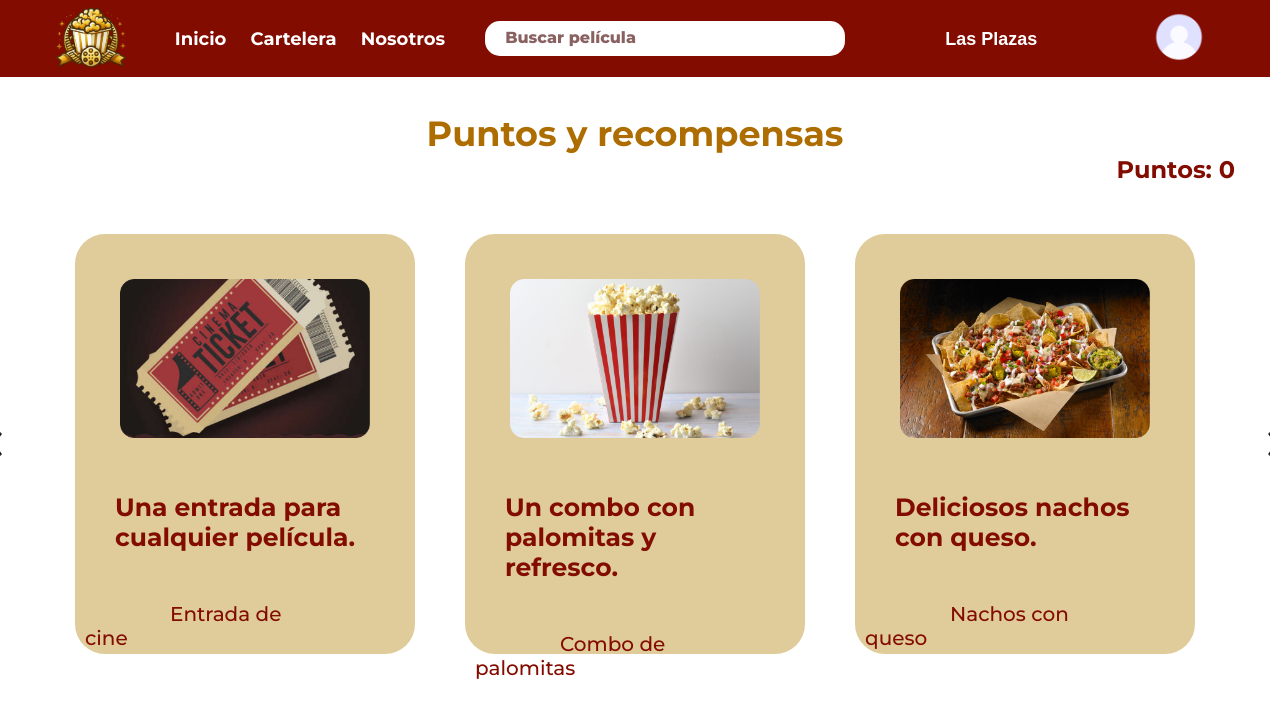
Page /php_html/recompensas.php (signed in) on the earlier database version.
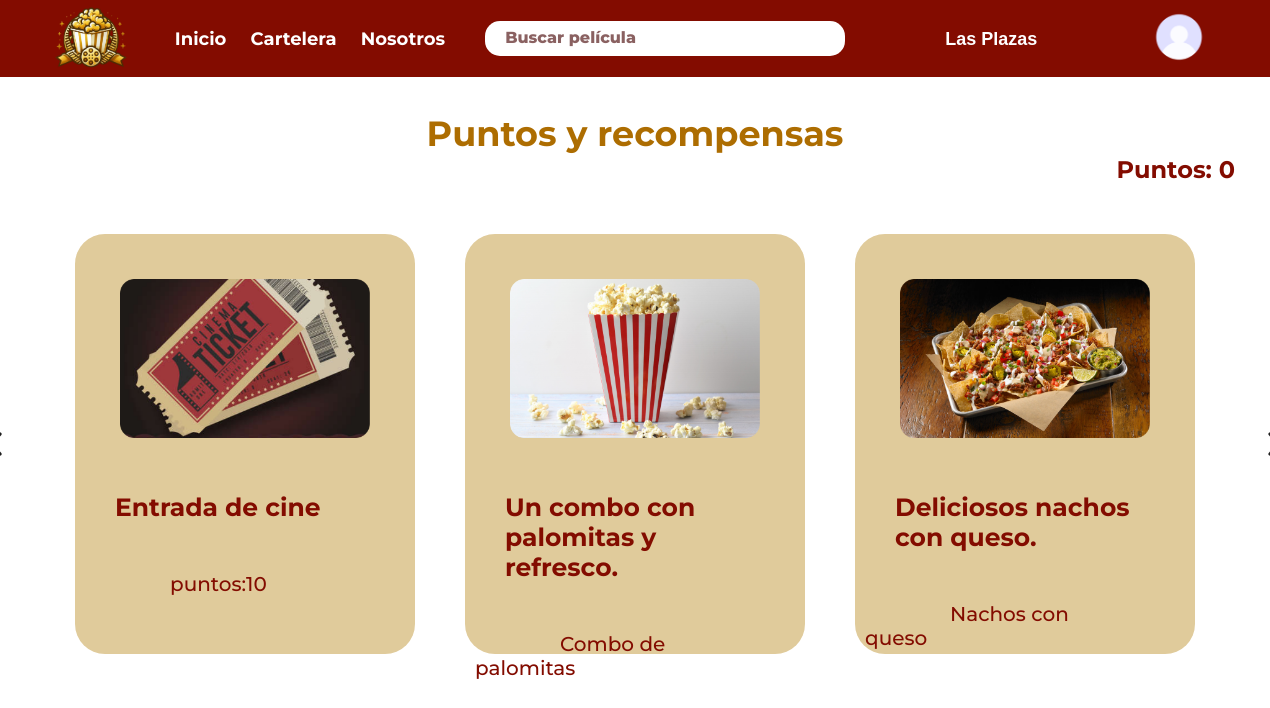
Same page on the later database version.
### tables this page shows
CREATE TABLE `usuarios` (
  `id_usuario` int(11) NOT NULL,
  `usuario` varchar(50) NOT NULL,
  `contraseña` varchar(50) NOT NULL,
  `nombre` varchar(50) DEFAULT NULL,
  `apellidos` varchar(50) DEFAULT NULL,
  `imagen` varchar(255) DEFAULT NULL,
  `puntos` int(255) DEFAULT 0,
  `correo` varchar(255) DEFAULT NULL
);

CREATE TABLE `recompensas` (
  `id_recompensas` int(11) NOT NULL,
  `nombre` varchar(100) NOT NULL,
  `costo` int(11) NOT NULL,
  `descripcion` text DEFAULT NULL,
  `imagen` varchar(255) DEFAULT NULL
);

### php_funcion/cargar_puntos.php (called while the page is built, shortened)
<?php
require_once('../php_funcion/database.php');
if (isset($_SESSION['user_id'])) {
    $user_id = $_SESSION['user_id'];
    $sql = "SELECT puntos FROM usuarios WHERE id_usuario = ?";
    $stmt = $conn->prepare($sql);
    $stmt->bind_param("i", $user_id);
    $stmt->execute();
    $result = $stmt->get_result();
    if ($result->num_rows === 1) {
        $row = $result->fetch_assoc();
        $puntos = $row['puntos'];
    }
}
?>

### php_funcion/cargar_recompensas.php (the view, shortened to what this page needs)
<?php
require_once('database.php');
$sql = "SELECT nombre, imagen, costo, descripcion FROM recompensas";
$result = $conn->query($sql);
$recompensas_mostradas = [];
while ($row = $result->fetch_assoc()) {
    if (!in_array($row['nombre'], $recompensas_mostradas)) {
        echo '<div class="elemento">';
        echo '<img class="recompensa" src="' . htmlspecialchars($row['imagen']) . '" alt="' . htmlspecialchars($row['nombre']) . '">';
        echo '<p>' . htmlspecialchars($row['descripcion']) . '</p>';
        echo '<a>' . htmlspecialchars($row['nombre']) . '</a>';
        echo '</div>';
        $recompensas_mostradas[] = $row['nombre'];
    }
}
?>

### php_html/recompensas.php (shortened to what this page needs)
<!DOCTYPE html>
<html lang="en">
<head>
    <link href="https://cdnjs.cloudflare.com/ajax/libs/font-awesome/6.6.0/css/all.min.css" rel="stylesheet">
    <link rel="stylesheet" href="../CSS/style.css">
    <link rel="stylesheet" href="../CSS/style_recompensas.css">
</head>
<body>
    <?php
        include('header.php');
        include('../php_funcion/cargar_puntos.php');
    ?>
    <div class="container-rewards">
        <main>
            <section>
                <h1>Puntos y recompensas</h1>
                <h2>Puntos: <?= htmlspecialchars($puntos) ?></h2>
                <div class="carrusel">
                    <div class="flechas">
                        <img src="../image/recompensas/Chevron left.png" alt="flecha izquierda">
                    </div>
                    <div class="tarjetas-container">
                        <?php include('../php_funcion/cargar_recompensas.php'); ?>
                    </div>
                    <div class="flechas">
                        <img src="../image/recompensas/Chevron right.png" alt="flecha derecha">
                    </div>
                </div>
            </section>
        </main>
    </div>
</body>
</html>

### php_html/header.php (shortened to what this page needs)
<?php
$cine_seleccionado = $_GET['selection_places'] ?? $_POST['selection_places'] ?? 'plazas';
?>
<header class="header">
    <div class="nav-container">
        <div class="logo">
            <img src="/proyectoCine/image/logo_cineplus.png" alt="logo cineplus">
        </div>
        <nav class="nav-left">
            <ul>
                <li><a href="/proyectoCine/php_html/landingSesionAbierta.php">Inicio</a></li>
                <li><a href="/proyectoCine/php_html/carteleraForjadores.php?selection_places=<?php echo urlencode($cine_seleccionado); ?>">Cartelera</a></li>
                <li><a href="/proyectoCine/php_html/nosotros.php">Nosotros</a></li>
            </ul>
        </nav>
        <div class="search-container">
            <input type="search" id="site-search" class="search" placeholder="Buscar película" />
        </div>
        <div class="select_places">
            <form method="GET" action="/proyectoCine/php_html/carteleraForjadores.php" id="cineForm">
                <select class="places" name="selection_places" id="places" onchange="document.getElementById('cineForm').submit();">
                    <option value="plazas" <?php echo ($cine_seleccionado == 'plazas') ? 'selected' : ''; ?>>Las Plazas</option>
                </select>
            </form>
        </div>
        <div class="profile">
            <div class="profile-icon">
                <img src="/proyectoCine/image/profile.png" alt="Profile Image">
            </div>
        </div>
    </div>
</header>

### CSS/style.css (style rules this page uses)
* { margin: 0; box-sizing: border-box; }
body { background-color: #ffffff; font-family: "Montserrat", sans-serif; background-color: #ffffff; font-family: "Montserrat", sans-serif; min-height: 100vh; overflow-y: auto; }
.header { background-color: #830c00; padding: 5px 0; width: 100%; }
.search::placeholder { color: rgba(88, 30, 30, 0.7); font-family: "Montserrat", sans-serif; font-size: 16px; font-weight: 800; }
.nav-container { display: flex; align-items: center; white-space: nowrap; justify-content: center; width: 100%; }
.logo img { width: 79px; height: auto; margin-right: -35px; }
.nav-left { display: flex; margin-left: 20px; padding: 10px; }
.nav-left li { list-style-type: none; display: inline-block; padding: 10px; }
.nav-left li a { text-decoration: none; color: rgb(255, 255, 255); font-weight: 700; font-size: 18px; }
.search-container { position: relative; display: flex; }
.search { border-radius: 15px; padding: 10px 20px; width: 360px; margin-left: 20px; border: none; }
.places { padding: 10px 30px 10px 10px; margin-left: 90px; background-color: #830c00; color: #ffffff; border: none; font-size: 18px; font-weight: 700; outline: none; border-radius: 0px; appearance: none; width: auto; }
.places::after { content: "▼"; font-size: 12px; color: #ffffff; padding-left: 10px; }
input::placeholder { color: #830c00; font-family: "Montserrat", sans-serif; font-size: 16px; font-weight: 800; }
.profile { position: relative; display: inline-block; margin-left: 40px; margin-right: 10px; }
.profile-icon img { width: 60px; height: 60px; cursor: pointer; margin-left: 40px; }

### CSS/style_recompensas.css (style rules this page uses)
.container-rewards { display: flex; flex-direction: column; align-items: center; gap: 20px; }
h1 { display: flex; font-size: 35px; justify-content: center; margin-top: 35px; color: #AD6D01; }
h2 { display: flex; flex-direction: column; text-align: right; gap: 20px; color: #830C00; }
.carrusel { display: flex; align-items: center; justify-content: center; margin-top: 50px; gap: 40px; overflow: visible; position: relative; width: 100%; max-width: 1200px; }
.tarjetas-container { display: flex; justify-content: center; gap: 50px; flex-wrap: nowrap; }
.elemento { flex: none; background-color: #E0CB9B; width: 340px; height: 420px; border-radius: 30px; padding: 10px; box-sizing: border-box; margin: 0; }
.carrusel .flechas { margin: 20px; display: flex; }
.flechas img { justify-content: center; width: 40px; height: auto; }
.recompensa { margin: 35px; width: 250px; height: auto; margin-bottom: 20px; }
.elemento p { padding: 30px; margin-bottom: 20px; font-weight: 700; font-size: 25px; color: #830c00; }
.elemento a { margin: 85px; font-weight: 500; font-size: 20px; color: #830c00; }

Differences in the rows shown:
changed recompensas "Entrada de cine": descripcion "Una entrada para cualquier película." → "Entrada de cine"; nombre "Entrada de cine" → "puntos:10"
